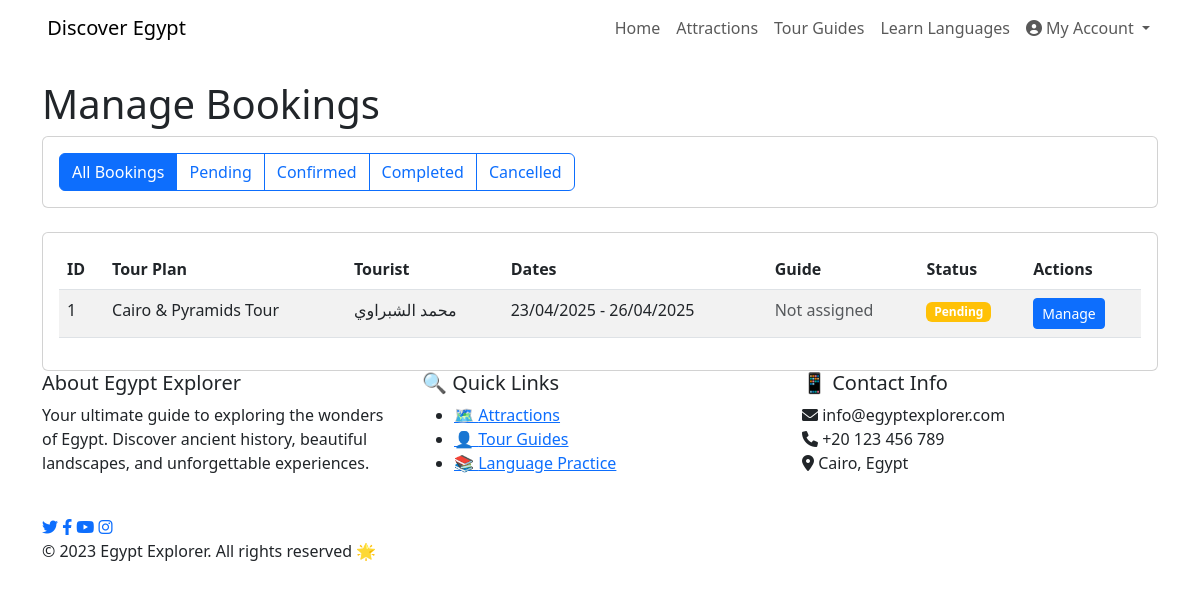
/admin/bookings (signed in), run on an earlier commit of the app's database.
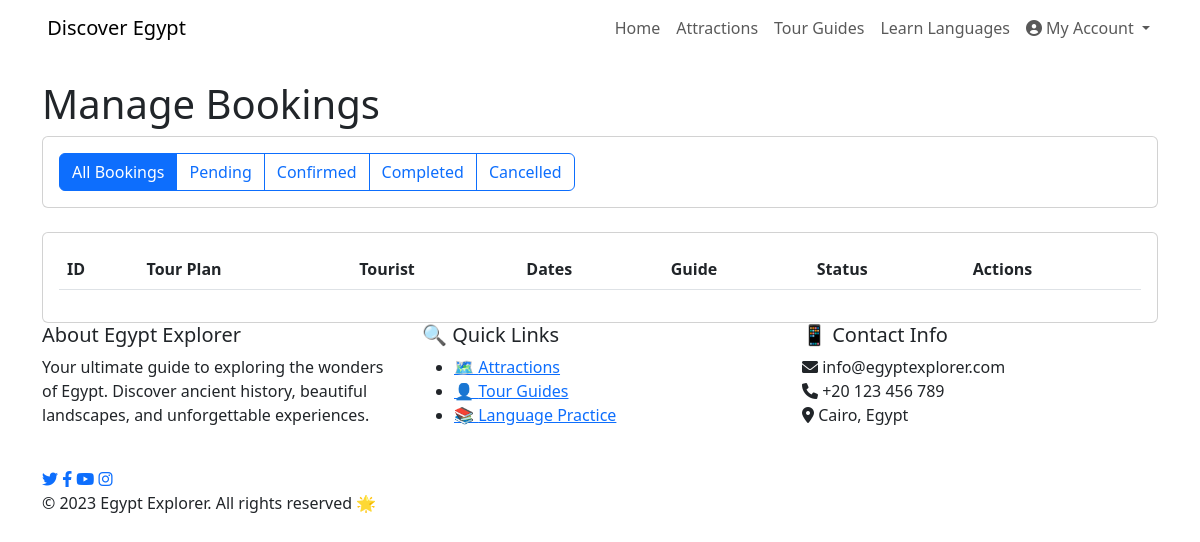
And on a later commit of the database.
### models.py (models this page shows, shortened)
class TourBooking(db.Model):
    id = db.Column(db.Integer, primary_key=True)
    tourist_id = db.Column(db.Integer, db.ForeignKey('user.id'), nullable=False)
    tour_plan_id = db.Column(db.Integer, db.ForeignKey('tour_plan.id'), nullable=False)
    guide_id = db.Column(db.Integer, db.ForeignKey('user.id'), nullable=True)
    start_date = db.Column(db.Date, nullable=False)
    end_date = db.Column(db.Date, nullable=False)
    status = db.Column(db.String(20), default='pending')  # pending, confirmed, completed, cancelled
    booking_date = db.Column(db.DateTime, default=datetime.utcnow)
    number_of_people = db.Column(db.Integer, nullable=False)
    notes = db.Column(db.Text, nullable=True)
    tourist = db.relationship('User', foreign_keys=[tourist_id], backref=db.backref('tour_bookings', lazy='dynamic'))
    guide = db.relationship('User', foreign_keys=[guide_id], backref=db.backref('guided_tours', lazy='dynamic'))
    progress = db.relationship('TourProgress', backref='booking', lazy='dynamic', cascade='all, delete-orphan')

class TourPlan(db.Model):
    id = db.Column(db.Integer, primary_key=True)
    title = db.Column(db.String(200), nullable=False)
    title_ar = db.Column(db.String(200), nullable=True)
    description = db.Column(db.Text, nullable=False)
    description_ar = db.Column(db.Text, nullable=True)
    duration = db.Column(db.Integer, nullable=False)  # Duration in days
    price = db.Column(db.Float, nullable=False)
    created_at = db.Column(db.DateTime, default=datetime.utcnow)
    image_url = db.Column(db.String(200), nullable=True)
    destinations = db.relationship('TourPlanDestination', backref='tour_plan', lazy='dynamic', cascade='all, delete-orphan')
    bookings = db.relationship('TourBooking', backref='tour_plan', lazy='dynamic')

class User(UserMixin, db.Model):
    id = db.Column(db.Integer, primary_key=True)
    username = db.Column(db.String(64), unique=True, nullable=False)
    email = db.Column(db.String(120), unique=True, nullable=False)
    password_hash = db.Column(db.String(256), nullable=False)
    is_guide = db.Column(db.Boolean, default=False)
    is_student = db.Column(db.Boolean, default=False)
    is_tourist = db.Column(db.Boolean, default=False)
    is_admin = db.Column(db.Boolean, default=False)
    phone = db.Column(db.String(20), nullable=True)
    country = db.Column(db.String(100), nullable=True)
    governorate = db.Column(db.String(100), nullable=True)
    city = db.Column(db.String(100), nullable=True)
    profile_pic = db.Column(db.String(200), nullable=True)
    education_level = db.Column(db.String(100), nullable=True)
    university = db.Column(db.String(200), nullable=True)
    languages = db.Column(db.String(200), nullable=True)
    bio = db.Column(db.Text, nullable=True)
    date_joined = db.Column(db.DateTime, default=datetime.utcnow)
    profile_completed = db.Column(db.Boolean, default=False)
    reviews = db.relationship('Review', backref='author', lazy='dynamic')

### routes.py (the view)
@main.route('/admin/bookings')
@login_required
def admin_bookings():
    if not current_user.is_admin:
        flash('You do not have permission to access this page.', 'danger')
        return redirect(url_for('main.index'))
    status = request.args.get('status', 'all')
    query = TourBooking.query
    if status != 'all':
        query = query.filter_by(status=status)
    bookings = query.order_by(TourBooking.booking_date.desc()).all()
    return render_template('admin/bookings.html',
                          title='Manage Bookings',
                          bookings=bookings,
                          selected_status=status)

### routes.py (called while the page is built)
def get_locale():
    if 'language' in session:
        return session['language']
    return 'en'

@main.before_app_request
def before_request():
    g.locale = str(get_locale())
    g.search_form = SearchForm()
    g.count_reviews_by_rating = count_reviews_by_rating

### templates/admin/bookings.html
{% extends "layout.html" %}
{% block content %}
<div class="container mt-4">
    <h1>{{ _('Manage Bookings') }}</h1>
    <div class="row mb-4">
        <div class="col">
            <div class="card">
                <div class="card-body">
                    <div class="btn-group" role="group" aria-label="Filter bookings">
                        <a href="{{ url_for('admin_bookings', status='all') }}" class="btn btn-{{ 'primary' if selected_status == 'all' else 'outline-primary' }}">{{ _('All Bookings') }}</a>
                        <a href="{{ url_for('admin_bookings', status='pending') }}" class="btn btn-{{ 'primary' if selected_status == 'pending' else 'outline-primary' }}">{{ _('Pending') }}</a>
                        <a href="{{ url_for('admin_bookings', status='confirmed') }}" class="btn btn-{{ 'primary' if selected_status == 'confirmed' else 'outline-primary' }}">{{ _('Confirmed') }}</a>
                        <a href="{{ url_for('admin_bookings', status='completed') }}" class="btn btn-{{ 'primary' if selected_status == 'completed' else 'outline-primary' }}">{{ _('Completed') }}</a>
                        <a href="{{ url_for('admin_bookings', status='cancelled') }}" class="btn btn-{{ 'primary' if selected_status == 'cancelled' else 'outline-primary' }}">{{ _('Cancelled') }}</a>
                    </div>
                </div>
            </div>
        </div>
    </div>
    <div class="card">
        <div class="card-body">
            <div class="table-responsive">
                <table class="table table-striped">
                    <thead>
                        <tr>
                            <th>{{ _('ID') }}</th>
                            <th>{{ _('Tour Plan') }}</th>
                            <th>{{ _('Tourist') }}</th>
                            <th>{{ _('Dates') }}</th>
                            <th>{{ _('Guide') }}</th>
                            <th>{{ _('Status') }}</th>
                            <th>{{ _('Actions') }}</th>
                        </tr>
                    </thead>
                    <tbody>
                        {% for booking in bookings %}
                        <tr>
                            <td>{{ booking.id }}</td>
                            <td>{{ booking.tour_plan.title }}</td>
                            <td>{{ booking.tourist.username }}</td>
                            <td>{{ booking.start_date.strftime('%d/%m/%Y') }} - {{ booking.end_date.strftime('%d/%m/%Y') }}</td>
                            <td>
                                {% if booking.guide %}
                                {{ booking.guide.username }}
                                {% else %}
                                <span class="text-muted">{{ _('Not assigned') }}</span>
                                {% endif %}
                            </td>
                            <td>
                                <span class="badge bg-{{ 'success' if booking.status == 'confirmed' else 'warning' if booking.status == 'pending' else 'danger' if booking.status == 'cancelled' else 'primary' }}">
                                    {{ _('Confirmed') if booking.status == 'confirmed' else _('Pending') if booking.status == 'pending' else _('Cancelled') if booking.status == 'cancelled' else _('Completed') }}
                                </span>
                            </td>
                            <td>
                                <a href="{{ url_for('admin_booking_detail', booking_id=booking.id) }}" class="btn btn-sm btn-primary">{{ _('Manage') }}</a>
                            </td>
                        </tr>
                        {% endfor %}
                    </tbody>
                </table>
            </div>
        </div>
    </div>
</div>
{% endblock %}

What changed in the data, as far as the page shows it:
removed TourBooking: id "1", tour_plan "Cairo & Pyramids Tour", tourist.username "محمد الشبراوي", start_date "23/04/2025", end_date "26/04/2025"
Also different on the page:
text now shown: "Pending"
